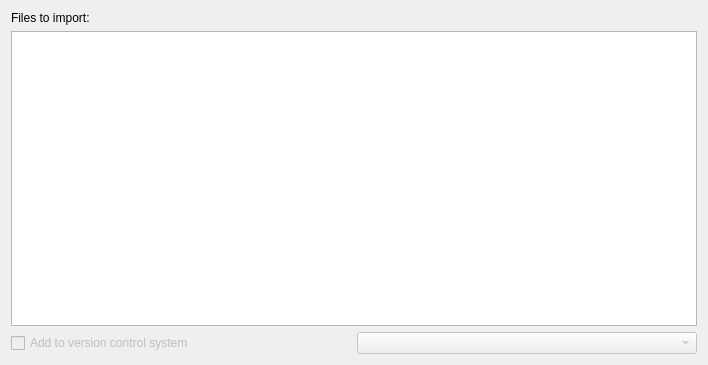
<?xml version="1.0" encoding="UTF-8"?>
<ui version="4.0">
 <class>Asn1Acn::Internal::Libraries::Summary</class>
 <widget class="QWidget" name="Asn1Acn::Internal::Libraries::Summary">
  <property name="geometry">
   <rect>
    <x>0</x>
    <y>0</y>
    <width>708</width>
    <height>365</height>
   </rect>
  </property>
  <property name="windowTitle">
   <string>Form</string>
  </property>
  <layout class="QGridLayout" name="gridLayout">
   <item row="0" column="0">
    <widget class="QLabel" name="filesListCaption">
     <property name="text">
      <string>Files to import:</string>
     </property>
    </widget>
   </item>
   <item row="1" column="0" colspan="2">
    <widget class="QPlainTextEdit" name="filesList">
     <property name="readOnly">
      <bool>true</bool>
     </property>
    </widget>
   </item>
   <item row="2" column="0">
    <widget class="QCheckBox" name="vcsCheckBox">
     <property name="enabled">
      <bool>false</bool>
     </property>
     <property name="text">
      <string>Add to version control system</string>
     </property>
    </widget>
   </item>
   <item row="2" column="1">
    <widget class="QComboBox" name="vcsComboBox">
     <property name="enabled">
      <bool>false</bool>
     </property>
    </widget>
   </item>
  </layout>
 </widget>
 <resources/>
 <connections/>
</ui>
